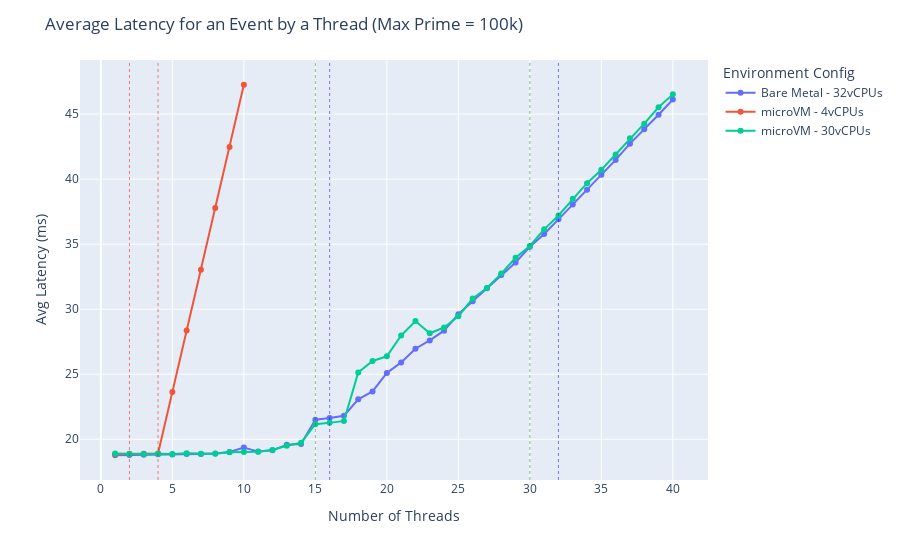

Notebook code cell kept with this figure:
### Code cell
dff_100k = dff.loc[dff['Max Prime'] == 100000]

fig = px.line(dff_100k, x='Number of Threads', y='Avg Latency (ms)', color='Environment Config', markers=True)
fig.add_vline(x=2, line_width=0.5, line_dash="dot", line_color="red")
fig.add_vline(x=4, line_width=0.5, line_dash="dot", line_color="red")
fig.add_vline(x=15, line_width=0.5, line_dash="dot", line_color="green")
fig.add_vline(x=16, line_width=0.5, line_dash="dot", line_color="blue")
fig.add_vline(x=30, line_width=0.5, line_dash="dot", line_color="green")
fig.add_vline(x=32, line_width=0.5, line_dash="dot", line_color="blue")
fig['layout'].update(title='Average Latency for an Event by a Thread (Max Prime = 100k)')
fig.show()

### Figure 1 — Plotly figure (JSON) as saved in the notebook; plotly's stock layout.template omitted (floating-point values rounded to 4 significant figures)
{"data": [{"hovertemplate": "Environment Config=Bare Metal - 32vCPUs<br>Number of Threads=%{x}<br>Avg Latency (ms)=%{y}<extra></extra>", "legendgroup": "Bare Metal - 32vCPUs", "line": {"color": "#636efa", "dash": "solid"}, "marker": {"symbol": "circle"}, "mode": "markers+lines", "name": "Bare Metal - 32vCPUs", "orientation": "v", "showlegend": true, "type": "scatter", "x": [1, 2, 3, 4, 5, 6, 7, 8, 9, 10, 11, 12, 13, 14, 15, 16, 17, 18, 19, 20, 21, 22, 23, 24, 25, 26, 27, 28, 29, 30, 31, 32, 33, 34, 35, 36, 37, 38, 39, 40], "xaxis": "x", "y": [18.77, 18.78, 18.81, 18.85, 18.82, 18.86, 18.86, 18.91, 19.02, 19.36, 19.05, 19.15, 19.57, 19.63, 21.5, 21.63, 21.81, 23.07, 23.68, 25.1, 25.91, 26.96, 27.6, 28.35, 29.62, 30.61, 31.61, 32.63, 33.59, 34.8, 35.79, 36.91, 38.05, 39.19, 40.33, 41.48, 42.73, 43.83, 44.95, 46.13], "yaxis": "y"}, {"hovertemplate": "Environment Config=microVM - 4vCPUs<br>Number of Threads=%{x}<br>Avg Latency (ms)=%{y}<extra></extra>", "legendgroup": "microVM - 4vCPUs", "line": {"color": "#EF553B", "dash": "solid"}, "marker": {"symbol": "circle"}, "mode": "markers+lines", "name": "microVM - 4vCPUs", "orientation": "v", "showlegend": true, "type": "scatter", "x": [1, 2, 3, 4, 5, 6, 7, 8, 9, 10], "xaxis": "x", "y": [18.85, 18.88, 18.89, 18.91, 23.63, 28.36, 33.03, 37.79, 42.47, 47.26], "yaxis": "y"}, {"hovertemplate": "Environment Config=microVM - 30vCPUs<br>Number of Threads=%{x}<br>Avg Latency (ms)=%{y}<extra></extra>", "legendgroup": "microVM - 30vCPUs", "line": {"color": "#00cc96", "dash": "solid"}, "marker": {"symbol": "circle"}, "mode": "markers+lines", "name": "microVM - 30vCPUs", "orientation": "v", "showlegend": true, "type": "scatter", "x": [1, 2, 3, 4, 5, 6, 7, 8, 9, 10, 11, 12, 13, 14, 15, 16, 17, 18, 19, 20, 21, 22, 23, 24, 25, 26, 27, 28, 29, 30, 31, 32, 33, 34, 35, 36, 37, 38, 39, 40], "xaxis": "x", "y": [18.91, 18.87, 18.86, 18.88, 18.86, 18.93, 18.89, 18.88, 19, 19.02, 19.04, 19.17, 19.5, 19.73, 21.16, 21.26, 21.41, 25.14, 26.02, 26.38, 27.98, 29.09, 28.15, 28.59, 29.45, 30.82, 31.63, 32.74, 33.95, 34.86, 36.14, 37.21, 38.49, 39.69, 40.72, 41.89, 43.14, 44.27, 45.53, 46.52], "yaxis": "y"}], "layout": {"legend": {"title": {"text": "Environment Config"}, "tracegroupgap": 0}, "margin": {"t": 60}, "shapes": [{"line": {"color": "red", "dash": "dot", "width": 0.5}, "type": "line", "x0": 2, "x1": 2, "xref": "x", "y0": 0, "y1": 1, "yref": "y domain"}, {"line": {"color": "red", "dash": "dot", "width": 0.5}, "type": "line", "x0": 4, "x1": 4, "xref": "x", "y0": 0, "y1": 1, "yref": "y domain"}, {"line": {"color": "green", "dash": "dot", "width": 0.5}, "type": "line", "x0": 15, "x1": 15, "xref": "x", "y0": 0, "y1": 1, "yref": "y domain"}, {"line": {"color": "blue", "dash": "dot", "width": 0.5}, "type": "line", "x0": 16, "x1": 16, "xref": "x", "y0": 0, "y1": 1, "yref": "y domain"}, {"line": {"color": "green", "dash": "dot", "width": 0.5}, "type": "line", "x0": 30, "x1": 30, "xref": "x", "y0": 0, "y1": 1, "yref": "y domain"}, {"line": {"color": "blue", "dash": "dot", "width": 0.5}, "type": "line", "x0": 32, "x1": 32, "xref": "x", "y0": 0, "y1": 1, "yref": "y domain"}], "title": {"text": "Average Latency for an Event by a Thread (Max Prime = 100k)"}, "xaxis": {"anchor": "y", "domain": [0, 1], "title": {"text": "Number of Threads"}}, "yaxis": {"anchor": "x", "domain": [0, 1], "title": {"text": "Avg Latency (ms)"}}}}
